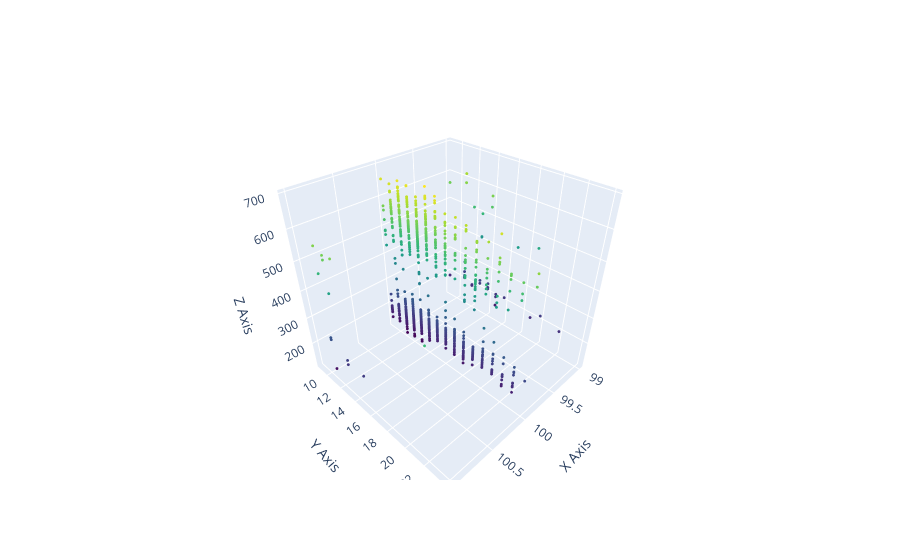

Here is the notebook cell this chart was saved with:
### Code cell
fig = go.Figure(data=[go.Scatter3d(
    x=frame_diff_time_list,
    y=trk_nums_list[1:],
    z=det_nums_list[1:],
    mode='markers',  # 'lines', 'markers', 'lines+markers'
    marker=dict(
        size=1,
        color=det_nums_list[1:],    
        colorscale='Viridis',
        opacity=1
    )
)])

fig.update_layout(
    scene=dict(
        xaxis_title='X Axis',
        yaxis_title='Y Axis',
        zaxis_title='Z Axis'
    ),
)

### Figure 1 — Plotly figure (JSON) as saved in the notebook; plotly's stock layout.template omitted (floating-point values rounded to 4 significant figures; data arrays with more than 128 entries replaced by an {"elided": "..."} marker saying what was removed)
{"data": [{"marker": {"color": {"elided": "984 int values"}, "colorscale": [[0, "#440154"], [0.1111, "#482878"], [0.2222, "#3e4989"], [0.3333, "#31688e"], [0.4444, "#26828e"], [0.5556, "#1f9e89"], [0.6667, "#35b779"], [0.7778, "#6ece58"], [0.8889, "#b5de2b"], [1, "#fde725"]], "opacity": 1, "size": 1}, "mode": "markers", "type": "scatter3d", "x": {"elided": "984 int values"}, "y": {"elided": "984 int values"}, "z": {"elided": "984 int values"}}], "layout": {"scene": {"xaxis": {"title": {"text": "X Axis"}}, "yaxis": {"title": {"text": "Y Axis"}}, "zaxis": {"title": {"text": "Z Axis"}}}}}
